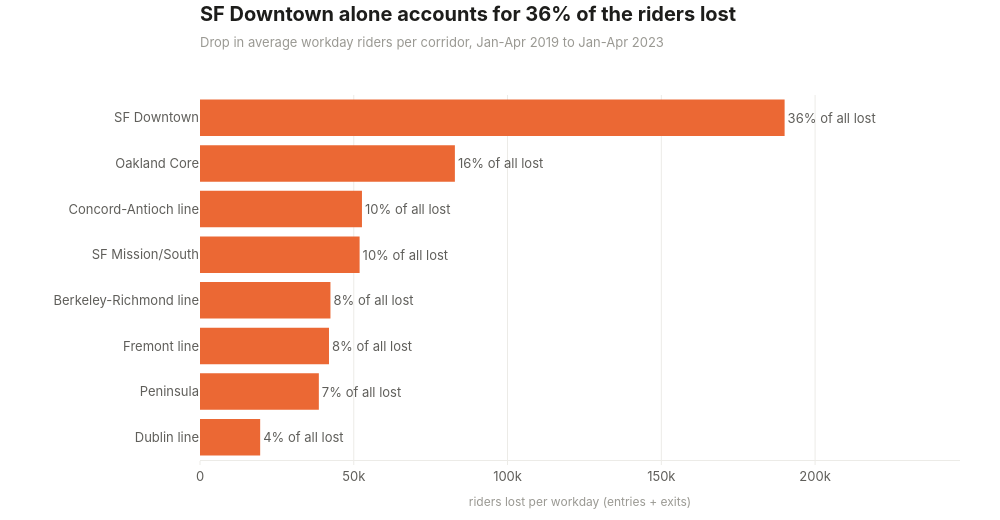

The notebook cell saved with this chart:
### Code cell
by_lost = corridors.sort_values("lost_per_day", ascending=True)

lost_bars = go.Bar(
    y=by_lost["corridor"],
    x=by_lost["lost_per_day"],
    orientation="h",
    marker_color=viz.CONTRAST,
    text=by_lost["pct_of_all_lost"].round(0).astype(int).astype(str) + "% of all lost",
    textposition="outside",
    hovertemplate="%{y}: %{x:,.0f} fewer riders per workday<extra></extra>",
)

fig = go.Figure(lost_bars)
fig.update_layout(hovermode="closest", showlegend=False, margin=dict(l=200, r=40))
largest_loss = by_lost["lost_per_day"].max()
fig.update_xaxes(
    title_text="riders lost per workday (entries + exits)",
    tickformat="~s",
    showgrid=True,
    gridcolor=viz.GRID,
    range=[0, largest_loss * 1.3],
)
fig.update_yaxes(showgrid=False)

top_loss = by_lost.iloc[-1]
title = f"{top_loss['corridor']} alone accounts for {top_loss['pct_of_all_lost']:.0f}% of the riders lost"
subtitle = "Drop in average workday riders per corridor, Jan-Apr 2019 to Jan-Apr 2023"
viz.titled(fig, title, subtitle)
viz.save(fig, "04_lost_by_corridor")
fig

### Figure 1 — Plotly figure (JSON) as saved in the notebook; plotly's stock layout.template omitted (floating-point values rounded to 4 significant figures)
{"data": [{"hovertemplate": "%{y}: %{x:,.0f} fewer riders per workday<extra></extra>", "marker": {"color": "#eb6834"}, "orientation": "h", "text": ["4% of all lost", "7% of all lost", "8% of all lost", "8% of all lost", "10% of all lost", "10% of all lost", "16% of all lost", "36% of all lost"], "textposition": "outside", "type": "bar", "x": [19560.0, 38640.0, 41940.0, 42420.0, 51900.0, 52660.0, 82880.0, 190100.0], "y": ["Dublin line", "Peninsula", "Fremont line", "Berkeley-Richmond line", "SF Mission/South", "Concord-Antioch line", "Oakland Core", "SF Downtown"]}], "layout": {"height": 520, "hovermode": "closest", "margin": {"l": 200, "r": 40}, "showlegend": false, "title": {"text": "<b>SF Downtown alone accounts for 36% of the riders lost</b><br><span style='font-size:13px;color:#9a9993'>Drop in average workday riders per corridor, Jan-Apr 2019 to Jan-Apr 2023</span>"}, "width": 1000, "xaxis": {"gridcolor": "#ecebe7", "range": [0, 247100.0], "showgrid": true, "tickformat": "~s", "title": {"text": "riders lost per workday (entries + exits)"}}, "yaxis": {"showgrid": false}}}
